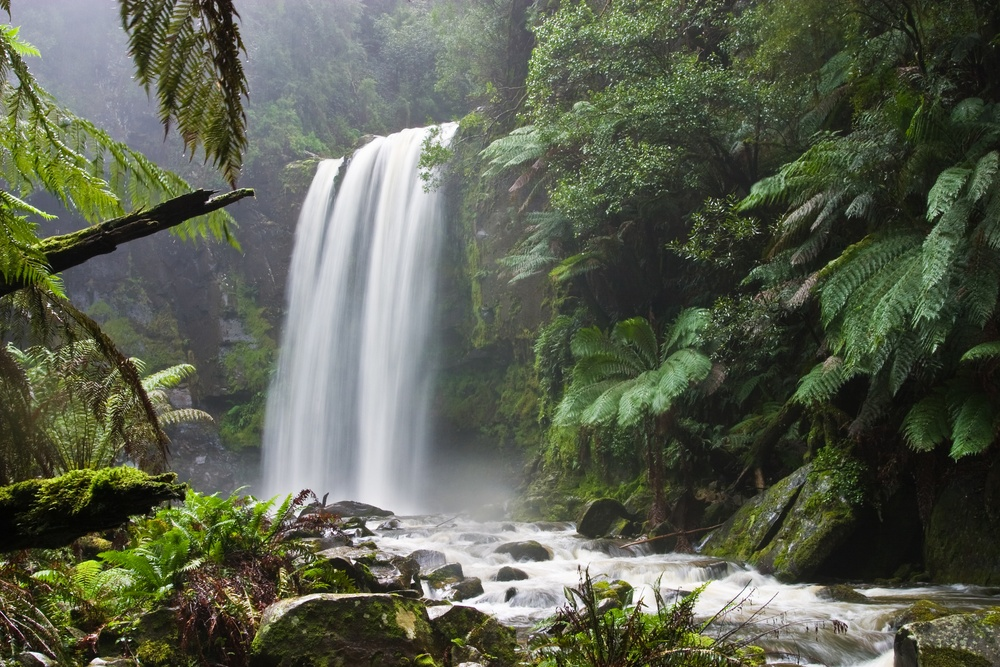
#> input picture AC01/02-Processamento-de-Imagens/imagens/entrada.jpg, 1000 x 667 px, shrunk from 3072 x 2048 before the run; its folder holds only this picture in this run
$ python processamento_imagem.py
#> lines starting #> are read from the running program, lines starting #| are printed output that depends on the picture
"""
AC01 — Processamento de Imagens com OpenCV

Exemplo baseado nos códigos públicos do OpenCV:
https://github.com/opencv/opencv/tree/4.x/samples/python

Uma imagem existente é transformada em outras imagens.
"""

from pathlib import Path

import cv2
import matplotlib.pyplot as plt


PASTA_BASE = Path(__file__).resolve().parent
PASTA_IMAGENS = PASTA_BASE / "imagens"
PASTA_RESULTADOS = PASTA_BASE / "resultados"


def localizar_imagem():
    """Localiza a primeira imagem disponível na pasta de entrada."""
    extensoes = ("*.jpg", "*.jpeg", "*.png", "*.bmp")

    for extensao in extensoes:
        arquivos = list(PASTA_IMAGENS.glob(extensao))

        if arquivos:
            return arquivos[0]

    raise FileNotFoundError(
        "Nenhuma imagem foi encontrada na pasta 'imagens'."
    )


def processar_imagem():
    """Aplica transformações em uma fotografia existente."""
    caminho_imagem = localizar_imagem()
    imagem_original = cv2.imread(str(caminho_imagem))
#> imagem_original is the input picture: shape (667, 1000, 3); mean B, G, R 79.6, 96.3, 90.9

    if imagem_original is None:
        raise ValueError("O OpenCV não conseguiu abrir a imagem.")

    tons_cinza = cv2.cvtColor(
        imagem_original,
        cv2.COLOR_BGR2GRAY,
    )
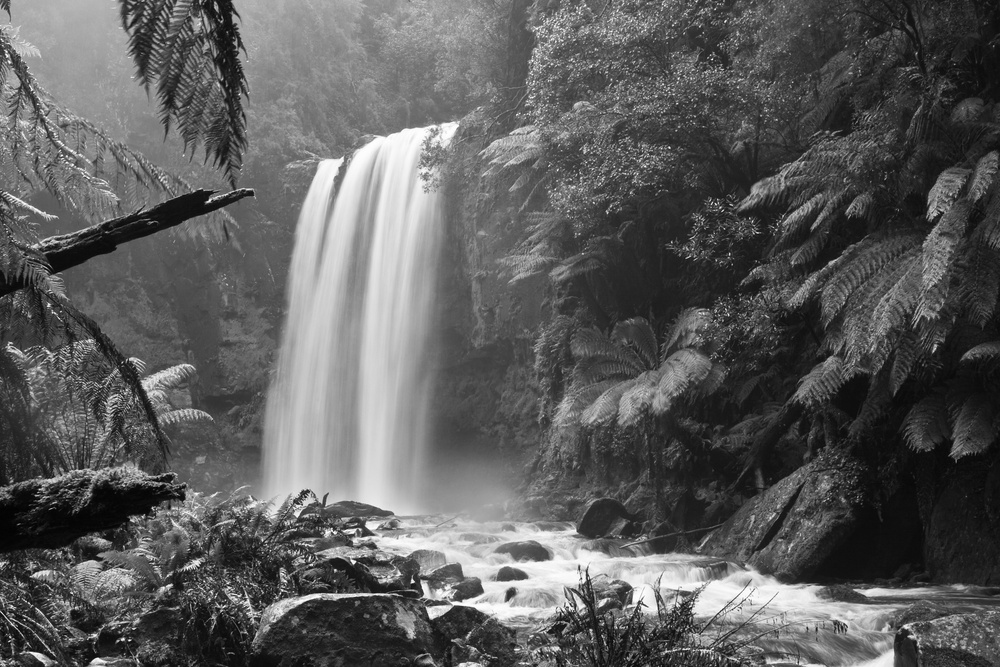
#> tons_cinza: shape (667, 1000); min 0, max 255, mean 92.8

    desfoque = cv2.GaussianBlur(
        tons_cinza,
        (11, 11),
        0,
    )
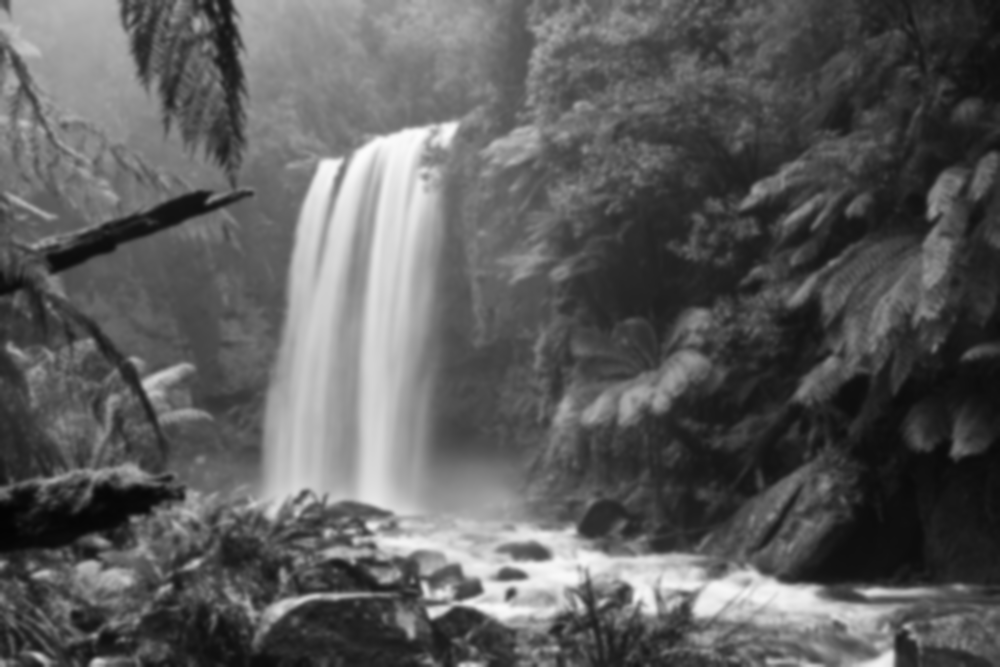
#> desfoque: shape (667, 1000); min 4, max 253, mean 92.8

    bordas = cv2.Canny(
        desfoque,
        50,
        150,
    )
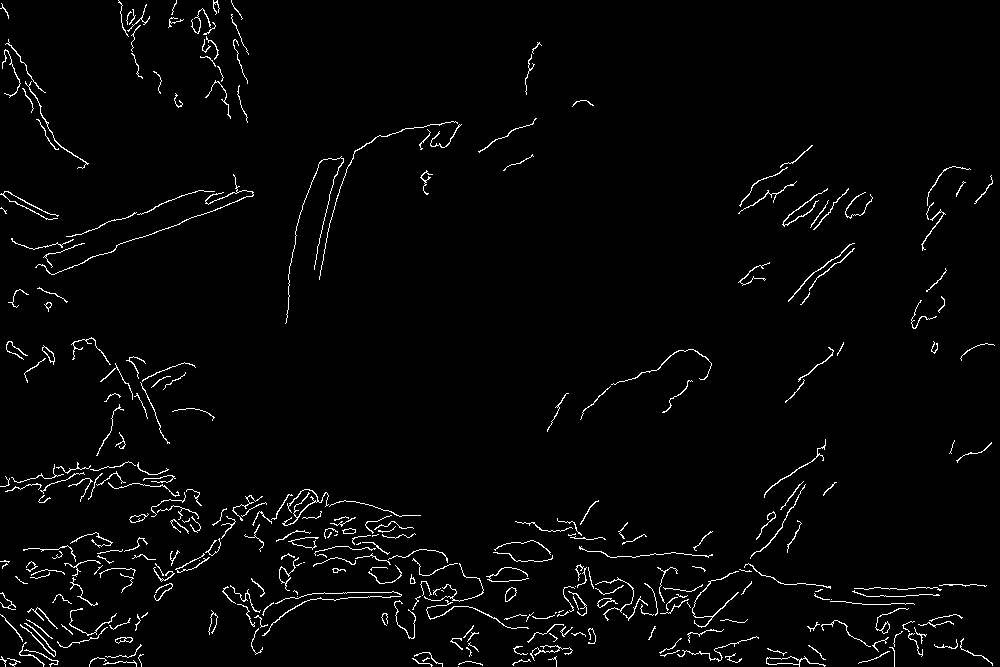
#> bordas: shape (667, 1000); 2.5% white in thin lines or dots

    PASTA_RESULTADOS.mkdir(exist_ok=True)

    cv2.imwrite(
        str(PASTA_RESULTADOS / "tons_cinza.png"),
        tons_cinza,
    )

    cv2.imwrite(
        str(PASTA_RESULTADOS / "desfoque_gaussiano.png"),
        desfoque,
    )

    cv2.imwrite(
        str(PASTA_RESULTADOS / "bordas_canny.png"),
        bordas,
    )

    imagem_rgb = cv2.cvtColor(
        imagem_original,
        cv2.COLOR_BGR2RGB,
    )

    figura, eixos = plt.subplots(2, 2, figsize=(12, 8))

    eixos[0, 0].imshow(imagem_rgb)
    eixos[0, 0].set_title("Imagem original")

    eixos[0, 1].imshow(tons_cinza, cmap="gray")
    eixos[0, 1].set_title("Escala de cinza")

    eixos[1, 0].imshow(desfoque, cmap="gray")
    eixos[1, 0].set_title("Desfoque Gaussiano")

    eixos[1, 1].imshow(bordas, cmap="gray")
    eixos[1, 1].set_title("Detecção de bordas Canny")

    for eixo in eixos.flat:
        eixo.axis("off")

    plt.suptitle("Processamento de Imagens com OpenCV")
    plt.tight_layout()

    caminho_comparacao = (
        PASTA_RESULTADOS / "comparacao_processamento.png"
    )

    plt.savefig(
        caminho_comparacao,
        dpi=150,
        bbox_inches="tight",
    )
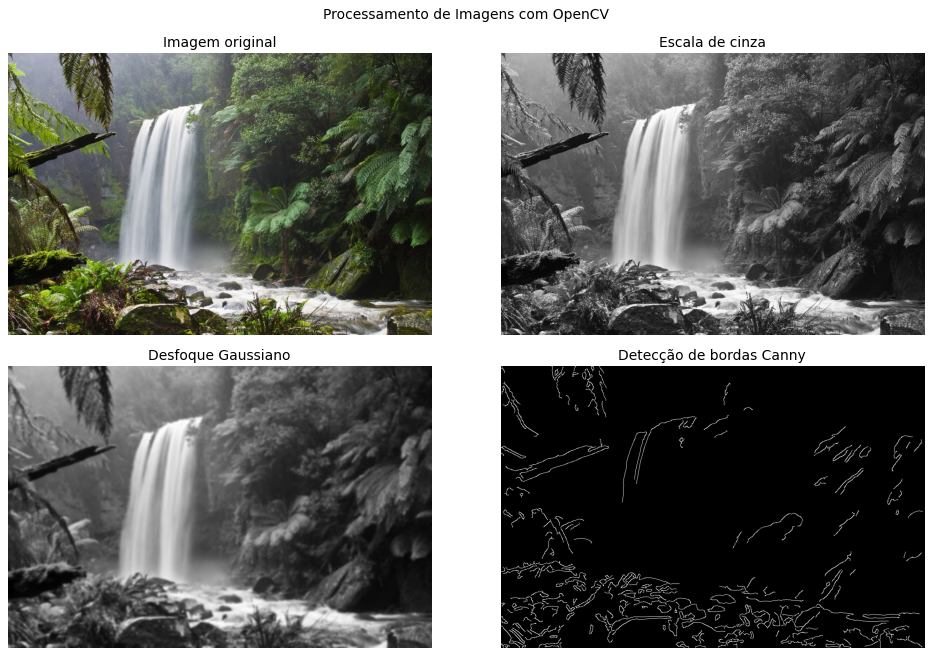
#> figure drawn by matplotlib, 4 panels

    plt.show()

    print(f"Imagem utilizada: {caminho_imagem}")
    print(f"Resultados salvos em: {PASTA_RESULTADOS}")


if __name__ == "__main__":
    processar_imagem()
